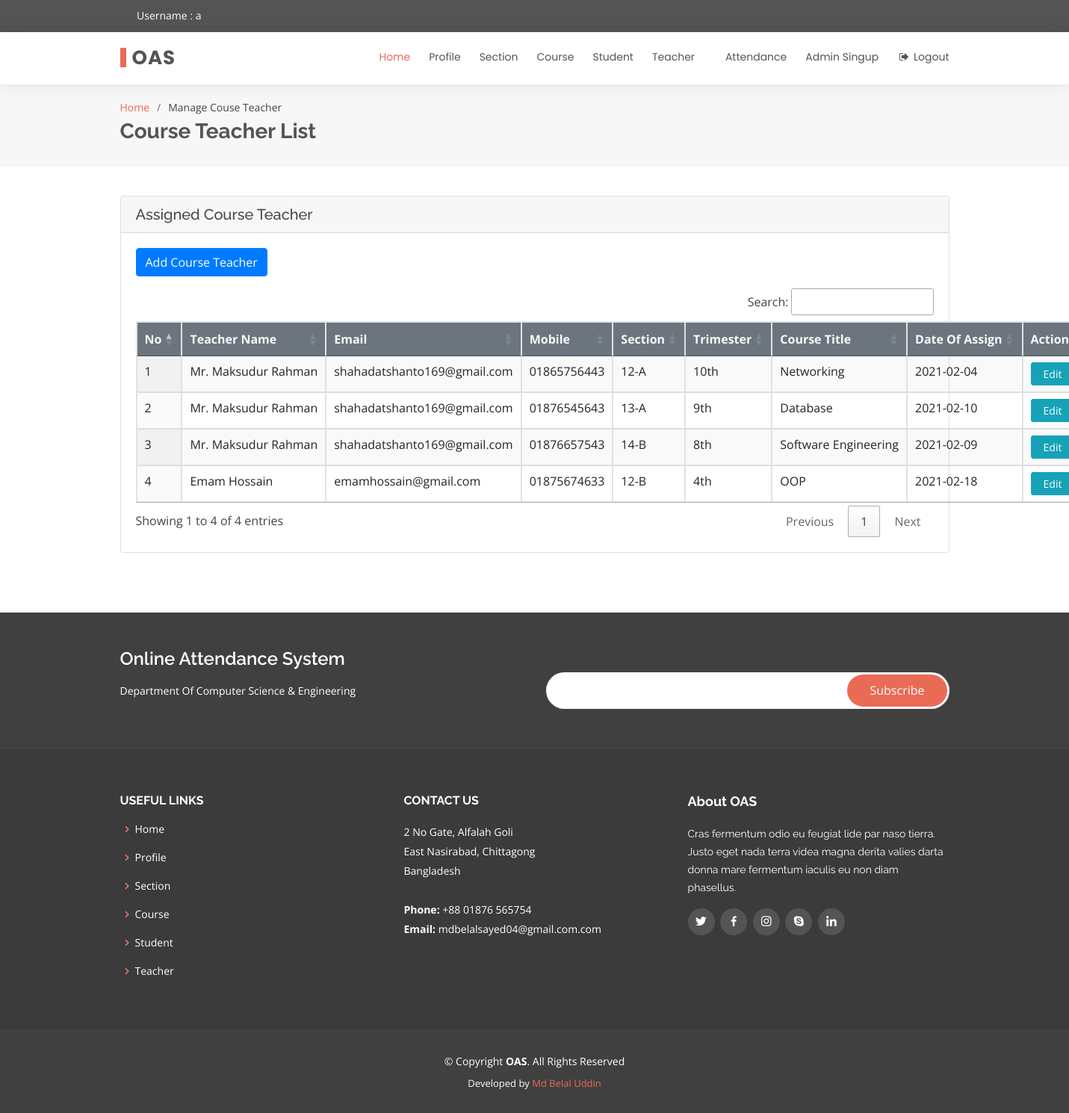
Page /assign_course_teacher_list.php (signed in) on the committed database.
### tables this page shows
CREATE TABLE IF NOT EXISTS `tb_assign_course_teacher` (
  `course_teacher_id` bigint(10) NOT NULL AUTO_INCREMENT,
  `teacher_name` varchar(255) DEFAULT NULL,
  `teacher_user_name` varchar(255) DEFAULT NULL,
  `email` varchar(255) DEFAULT NULL,
  `phone` varchar(255) DEFAULT NULL,
  `section` varchar(255) DEFAULT NULL,
  `trimester` varchar(255) DEFAULT NULL,
  `course` varchar(255) DEFAULT NULL,
  `dateOfAssign` varchar(255) DEFAULT NULL,
  `added_by` varchar(255) DEFAULT NULL,
  `entry_time` datetime DEFAULT NULL,
  PRIMARY KEY (`course_teacher_id`)
);

### include/Database.php (called while the page is built, shortened)
<?php
Class Database{
 public $host   = DB_HOST;
 public $user   = DB_USER;
 public $pass   = DB_PASS;
 public $dbname = DB_NAME;
 public $link;
private function connectDB(){
 $this->link = new mysqli($this->host, $this->user, $this->pass,
  $this->dbname);
 }
public function select($query){
  $result = $this->link->query($query) or
   die($this->link->error.__LINE__);
  if($result->num_rows > 0){
    return $result;
  } else {
    return false;
  }
 }
}

### assign_course_teacher_list.php (the view, shortened to what this page needs)
<?php
  include "include/Database.php";
 ?>
  <?php
    $db   = new Database();
    $sql  = "SELECT * FROM tb_assign_course_teacher";
    $read = $db->select($sql);
  ?>
<!DOCTYPE html>
<html lang="en">
<head>
  <link rel="stylesheet" href="font-awesome-4.7.0/css/font-awesome.min.css">
<link rel="stylesheet" href="https://stackpath.bootstrapcdn.com/bootstrap/4.5.2/css/bootstrap.min.css">
<link rel="stylesheet" href="https://cdn.datatables.net/1.10.22/css/jquery.dataTables.min.css">
<link rel="stylesheet" href="https://cdn.datatables.net/buttons/1.6.4/css/buttons.dataTables.min.css">
<link rel="stylesheet" href="https://cdn.datatables.net/responsive/2.2.3/css/responsive.dataTables.min.css">
  <link href="assets/vendor/bootstrap/css/bootstrap.min.css" rel="stylesheet">
  <link href="assets/vendor/icofont/icofont.min.css" rel="stylesheet">
  <link href="assets/vendor/boxicons/css/boxicons.min.css" rel="stylesheet">
  <link href="assets/vendor/animate.css/animate.min.css" rel="stylesheet">
  <link href="assets/vendor/owl.carousel/assets/owl.carousel.min.css" rel="stylesheet">
  <link href="assets/vendor/venobox/venobox.css" rel="stylesheet">
  <link href="assets/css/style.css" rel="stylesheet">
</head>
<body>
  <section id="topbar" class="d-none d-lg-block">
    <div class="container d-flex">
      <div class="contact-info mr-auto">
        <i class="icofont-user"></i> Username : <?php echo $_SESSION['user_name']; ?>
      </div>
      <div class="social-links">
        <a href="#" class="twitter"><i class="icofont-twitter"></i></a>
        <a href="#" class="facebook"><i class="icofont-facebook"></i></a>
        <a href="#" class="instagram"><i class="icofont-instagram"></i></a>
        <a href="#" class="skype"><i class="icofont-skype"></i></a>
        <a href="#" class="linkedin"><i class="icofont-linkedin"></i></i></a>
      </div>
    </div>
  </section>
  <header id="header">
    <div class="container d-flex">
      <div class="logo mr-auto">
        <h1 class="text-light"><a href="admin_home.php"><span>OAS</span></a></h1>
      </div>
      <nav class="nav-menu d-none d-lg-block">
        <ul>
          <li class="active"><a href="admin_home.php">Home</a></li>
          <li><a href="admin_profile.php">Profile</a></li>
          <li><a href="section_list.php">Section</a></li>
          <li><a href="course_list.php">Course</a></li>
          <li><a href="student_list.php">Student</a></li>
          <li class="drop-down"><a href="#">Teacher</a>
          </li>
          <li><a href="attendance_date_list_admin.php">Attendance</a></li>
          <li><a href="admin_signup.php">Admin Singup</a></li>
          <li><a href="logout_admin.php" onclick="return confirm('Are You sure you want to logout?');"><i class="fa fa-sign-out fa-fw" aria-hidden="true"></i> Logout</a></li>
        </ul>
      </nav>
    </div>
  </header>
  <section id="breadcrumbs" class="breadcrumbs">
      <div class="container">
        <ol>
          <li><a href="index.html">Home</a></li>
          <li>Manage Couse Teacher</li>
        </ol>
        <h2>Course Teacher List</h2>
      </div>
    </section>
    <section id="assign_course_teacher" class="m-auto">
      <div class="container">
        <div class="row">
          <div class="col">
            <div class="card m-auto">
              <h5 class="card-header">Assigned Course Teacher</h5>
              <div class="card-body">
                <a class="btn btn-primary mb-3" href="add_course_teacher.php" role="button">Add Course Teacher</a>
                <table id="assign_course_teacher_table" class="table table-bordered display nowrap" style="width:100%">
                    <thead class="bg-secondary text-light">
                        <tr>
                            <th>No</th>
                            <th>Teacher Name</th>
                            <th>Email</th>
                            <th>Mobile</th>
                            <th>Section</th>
                            <th>Trimester</th>
                            <th>Course Title</th>
                            <th>Date Of Assign</th>
                            <th>Action</th>
                        </tr>
                    </thead>
                    <tbody>
                      <?php if($read){ $i = 0; ?>
                      <?php while($result = $read->fetch_assoc()){ $i = $i + 1; ?>
                      <tr>
                        <td><?php echo $i; ?></td>
                        <td><?php echo $result['teacher_name']; ?></td>
                        <td><?php echo $result['email']; ?></td>
                        <td><?php echo $result['phone']; ?></td>
                        <td><?php echo $result['section']; ?></td>
                        <td><?php echo $result['trimester']; ?></td>
                        <td><?php echo $result['course']; ?></td>
                        <td><?php echo $result['dateOfAssign']; ?></td>
                        <td><a href="update_assign_course_teacher.php?course_teacher_id=<?php echo $result['course_teacher_id']; ?>" style="border-radius: 3px;" title="update" class="btn btn-info btn-sm px-3">Edit</a> </td>
                      </tr>
                      <?php } ?>
                      <?php }else{ ?>
                      <?php $msg = '<div class="alert alert-warning alert-dismissable w-75 m-auto" id="flash-msg">No Data Found!</div><br />';
                        echo $msg; ?>
                      <?php } ?>
                    </tbody>
                  </table>
              </div>
            </div>
          </div>
        </div>
      </div>
    </section>
    <footer id="footer">
      <div class="footer-newsletter">
        <div class="container">
          <div class="row">
            <div class="col-lg-6">
              <h4>Online Attendance System</h4>
              <p>Department Of Computer Science & Engineering</p>
            </div>
            <div class="col-lg-6">
              <form action="" method="post">
                <input type="email" name="email"><input type="submit" value="Subscribe">
              </form>
            </div>
          </div>
        </div>
      </div>
      <div class="footer-top">
        <div class="container">
          <div class="row">
            <div class="col-lg-4 col-md-6 footer-links">
              <h4>Useful Links</h4>
              <ul>
                <li><i class="bx bx-chevron-right"></i> <a href="admin_home.php">Home</a></li>
                <li><i class="bx bx-chevron-right"></i> <a href="admin_profile.php">Profile</a></li>
                <li><i class="bx bx-chevron-right"></i> <a href="section_list.php">Section</a></li>
                <li><i class="bx bx-chevron-right"></i> <a href="course_list.php">Course</a></li>
                <li><i class="bx bx-chevron-right"></i> <a href="student_list.php">Student</a></li>
                <li><i class="bx bx-chevron-right"></i> <a href="teacher_list.php">Teacher</a></li>
              </ul>
            </div>
            <div class="col-lg-4 col-md-6 footer-contact">
              <h4>Contact Us</h4>
              <p>
                2 No Gate, Alfalah Goli <br>
                East Nasirabad, Chittagong<br>
                Bangladesh <br><br>
                <strong>Phone:</strong> +88 01876 565754<br>
                <strong>Email:</strong> mdbelalsayed04@gmail.com.com<br>
              </p>
            </div>
            <div class="col-lg-4 col-md-6 footer-info">
              <h3>About OAS</h3>
              <p>Cras fermentum odio eu feugiat lide par naso tierra. Justo eget nada terra videa magna derita valies darta donna mare fermentum iaculis eu non diam phasellus.</p>
              <div class="social-links mt-3">
                <a href="#" class="twitter"><i class="bx bxl-twitter"></i></a>
                <a href="#" class="facebook"><i class="bx bxl-facebook"></i></a>
                <a href="#" class="instagram"><i class="bx bxl-instagram"></i></a>
                <a href="#" class="google-plus"><i class="bx bxl-skype"></i></a>
                <a href="#" class="linkedin"><i class="bx bxl-linkedin"></i></a>
              </div>
            </div>
          </div>
        </div>
      </div>
      <div class="container">
        <div class="copyright">
          &copy; Copyright <strong><span>OAS</span></strong>. All Rights Reserved
        </div>
        <div class="credits">
          Developed by <a href="#">Md Belal Uddin</a>
        </div>
      </div>
    </footer>
</body>
</html>

### rows in the picture
tb_assign_course_teacher: teacher_name "Mr. Maksudur Rahman", email "shahadatshanto169@gmail.com", phone "01865756443", section "12-A", trimester "10th", course "Networking", dateOfAssign "2021-02-04"
tb_assign_course_teacher: teacher_name "Mr. Maksudur Rahman", email "shahadatshanto169@gmail.com", phone "01876545643", section "13-A", trimester "9th", course "Database", dateOfAssign "2021-02-10"
tb_assign_course_teacher: teacher_name "Mr. Maksudur Rahman", email "shahadatshanto169@gmail.com", phone "01876657543", section "14-B", trimester "8th", course "Software Engineering", dateOfAssign "2021-02-09"
tb_assign_course_teacher: teacher_name "Emam Hossain", email "emamhossain@gmail.com", phone "01875674633", section "12-B", trimester "4th", course "OOP", dateOfAssign "2021-02-18"

### other values in the picture
$_SESSION['user_name'] "a"
